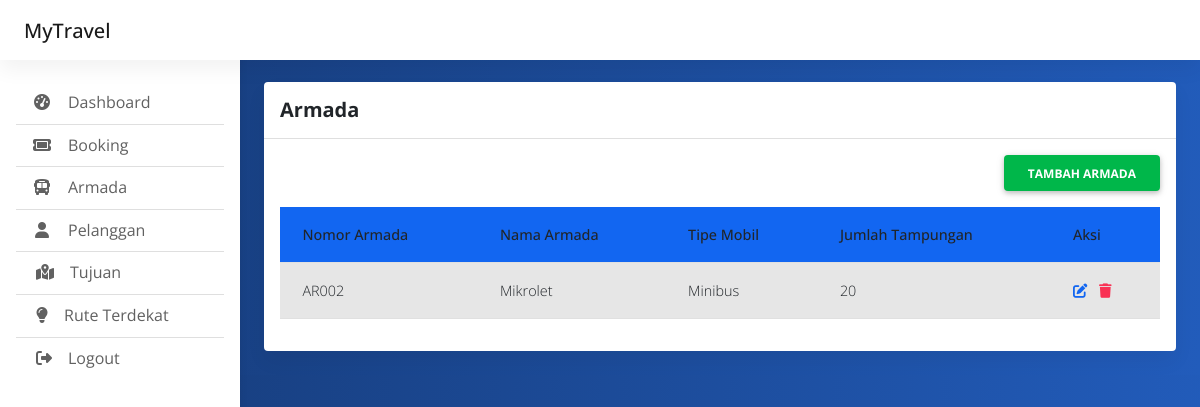
Screenshot of /index.php/admin/armada with the database file from the repository.
### tables this page shows
CREATE TABLE `armada` (
  `id_armada` int(255) NOT NULL,
  `nama_armada` varchar(255) NOT NULL,
  `tipe_mobil` varchar(255) NOT NULL,
  `jumlah_tampungan` int(255) NOT NULL
);

### application/controllers/Admin.php (called while the page is built, shortened)
<?php
class Admin extends CI_Controller {
	public function __construct()
	{
		$this->load->model('akun_model');
		$this->load->model('crud_model');
	}
	public function armada()
	{
		$data['array_armada'] = $this->crud_model->mengambil_data('armada');
		$this->load->view('admin_armada',$data);
	}
}

### index.php (called while the page is built, shortened)
<?php
require_once BASEPATH.'core/CodeIgniter.php';

### application/models/Crud_model.php (called while the page is built, shortened)
<?php
class Crud_model extends CI_Model{
	public function mengambil_data($nama_tabel)
	{
		$this->db->select('*');
		$this->db->from($nama_tabel);
		$query = $this->db->get();
		return $query->result();
	}
}

### application/views/admin_armada.php (the view, shortened to what this page needs)
<!doctype html>
<html lang="en">
  <head>
    <link href="https://cdn.jsdelivr.net/npm/bootstrap@5.3.0-alpha1/dist/css/bootstrap.min.css" rel="stylesheet">
	<link rel="stylesheet" href="https://cdnjs.cloudflare.com/ajax/libs/font-awesome/6.4.0/css/all.min.css" />
	<link rel="stylesheet" href="<?=base_url()?>css/mdb.min.css" />
	<link rel="stylesheet" href="<?=base_url()?>css/admin.css" />
  </head>
<body>
  <header>
  </header>
  <main style="margin-top: 58px">
    <div class="container pt-4">
		  <section class="mb-4">
			<div class="card">
			  <div class="card-header py-3">
				<h5 class="mb-0"><strong>Armada</strong></h5>
			  </div>
			  <div class="card-body">
				<div class="d-grid gap-2 mb-3 d-md-flex justify-content-md-end">
				  <a href="<?=site_url('admin/armada_add')?>"><button class="btn btn-success fw-bold" type="button">Tambah Armada</button></a>
				</div>
				<table class="table table-striped" id="barangTable">
					<thead>
						<tr class="bg-primary text-white">
							<th>Nomor Armada</th>
							<th>Nama Armada</th>
							<th>Tipe Mobil</th>
							<th>Jumlah Tampungan</th>
							<th>Aksi</th>
						</tr>
					</thead>
					<tbody>
					<?php foreach($array_armada as $armada): ?>
						<tr>
							<td>AR00<?= $armada->id_armada ?></td>
							<td><?= $armada->nama_armada ?></td>
							<td><?= $armada->tipe_mobil ?></td>
							<td><?= $armada->jumlah_tampungan ?></td>
							<td>
								<a href="<?=site_url('admin/armada_edit/'.$armada->id_armada)?>"><span class="fw-bold me-2 text-primary" onclick="return editchecked('');"><i class="fa-solid fa-pen-to-square"></i></span></a>
								<a href="<?=site_url('admin/armada_hapus/'.$armada->id_armada)?>"><span class="fw-bold text-danger" onclick="return deletechecked('');"><i class="fa-solid fa-trash"></i></span></a>
							</td>
						</tr>
					<?php endforeach; ?>
					</tbody>
				</table>
			  </div>
			</div>
		  </section>
    </div>
  </main>
</body>
</html>

### css/admin.css (style rules this page uses)
body { background-color: #fbfbfb; }
@media (min-width: 991.98px) { main { padding-left: 240px; } }

### application/views/admin_armada.php (style rules this page uses)
td { padding: 2px 2px; }
body { background-color: #163a76; font-family: 'Open Sans', sans-serif; background: rgb(22,58,118); background: linear-gradient(94deg, rgba(22,58,118,1) 0%, rgba(34,92,187,1) 100%); }
button { padding: 3px 12px 3px 12px; }

### rows the page displays
armada: id_armada "2", nama_armada "Mikrolet", tipe_mobil "Minibus", jumlah_tampungan "20"
